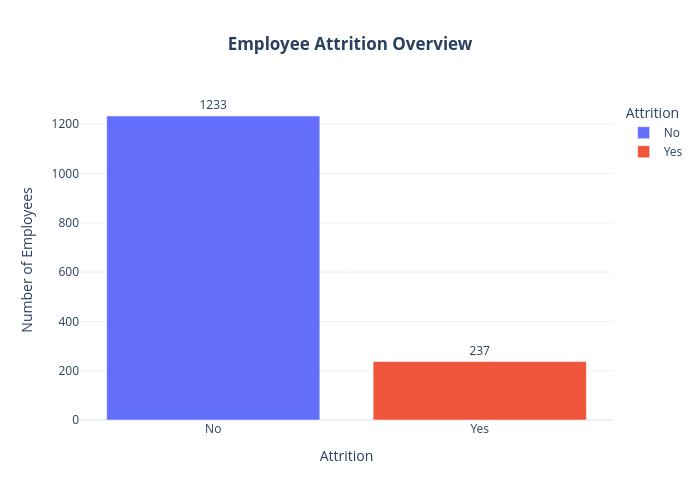

Here is the notebook cell this chart was saved with:
### Markdown cell above
[Employee Attrition OverView]

This shows the number of employees who left the company and who are still working.

### Code cell
attrition_count=df.groupby("Attrition").size().reset_index(name="Count")
fig=px.bar(
    attrition_count,
    x="Attrition",
    y="Count",
    title="<b>Employee Attrition Overview</b>",
    color="Attrition",
    text_auto=True,
    )
fig.update_layout(
    title_x=0.5,
    xaxis_title="Attrition",
    yaxis_title="Number of Employees",
    template="plotly_white",
    height=500,
    width=700
)
fig.update_traces(
    textposition="outside"

)
fig.show()

### Figure 1 — Plotly figure (JSON) as saved in the notebook; plotly's stock layout.template omitted (floating-point values rounded to 4 significant figures)
{"data": [{"hovertemplate": "Attrition=%{x}<br>Count=%{y}<extra></extra>", "legendgroup": "No", "marker": {"color": "#636efa", "pattern": {"shape": ""}}, "name": "No", "orientation": "v", "showlegend": true, "textposition": "outside", "texttemplate": "%{y}", "type": "bar", "x": ["No"], "xaxis": "x", "y": [1233], "yaxis": "y"}, {"hovertemplate": "Attrition=%{x}<br>Count=%{y}<extra></extra>", "legendgroup": "Yes", "marker": {"color": "#EF553B", "pattern": {"shape": ""}}, "name": "Yes", "orientation": "v", "showlegend": true, "textposition": "outside", "texttemplate": "%{y}", "type": "bar", "x": ["Yes"], "xaxis": "x", "y": [237], "yaxis": "y"}], "layout": {"barmode": "relative", "height": 500, "legend": {"title": {"text": "Attrition"}, "tracegroupgap": 0}, "title": {"text": "<b>Employee Attrition Overview</b>", "x": 0.5}, "width": 700, "xaxis": {"anchor": "y", "categoryarray": ["No", "Yes"], "categoryorder": "array", "domain": [0, 1], "title": {"text": "Attrition"}}, "yaxis": {"anchor": "x", "domain": [0, 1], "title": {"text": "Number of Employees"}}}}
